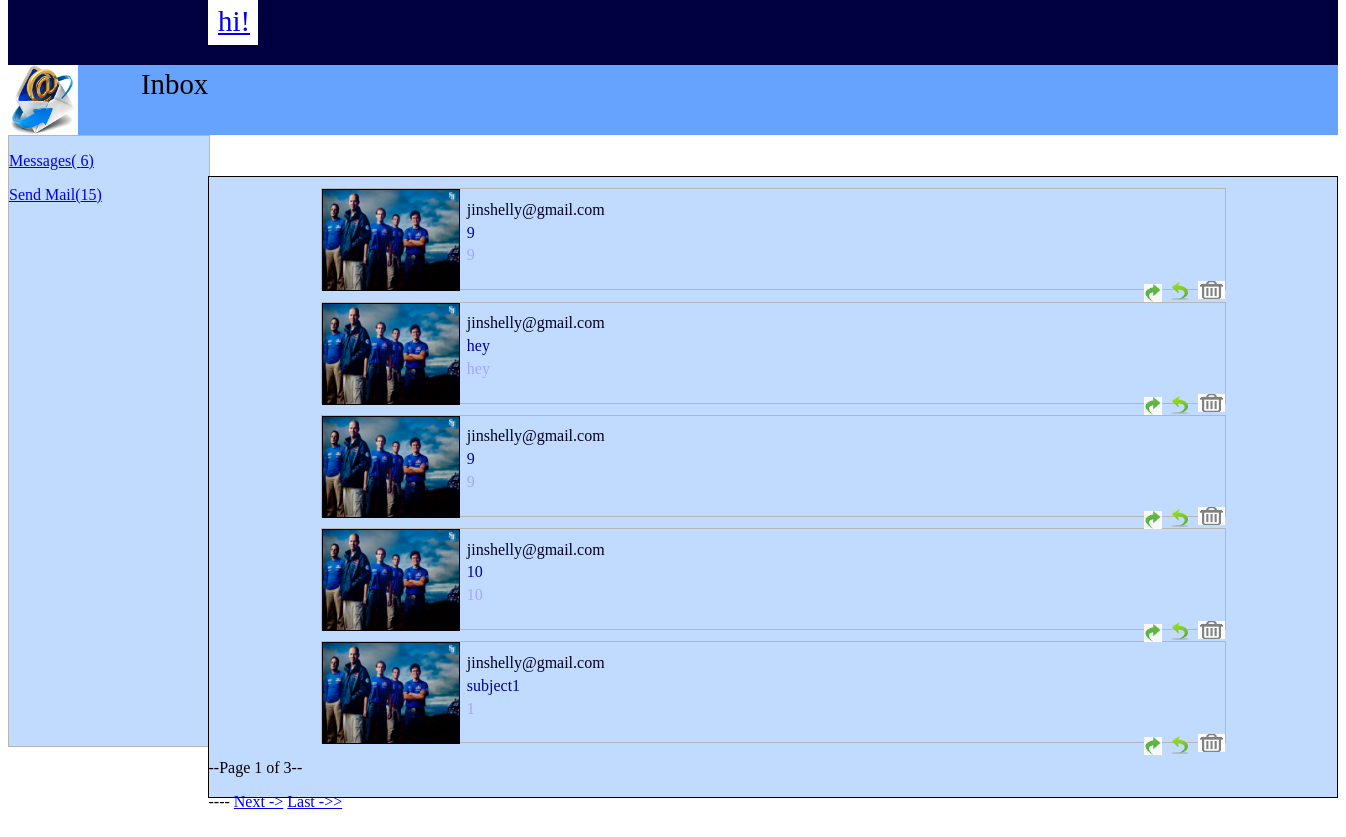
The page /php/showSendMessages.php (signed in) on the database its author committed.
### tables this page shows
CREATE TABLE IF NOT EXISTS `message` (
  `Message_id` varchar(100) NOT NULL,
  `Sender_Email_Id` varchar(100) NOT NULL,
  `Sender_subject` varchar(100) DEFAULT NULL,
  `MessageToMailId` text,
  `ReplyToMailId` text,
  `messageInInbox` text,
  PRIMARY KEY (`Message_id`)
);

### php/showSendMessages.php (the view, shortened to what this page needs)
<!DOCTYPE html>
<html>
<head>
		<link rel="stylesheet" type="text/css" href="../css/ShowMessages.css" media="screen" />
</head>
<body>
		<div id="showMessages_MainDiv">
		<div id="header_main_container">
		        		      <div id="hi_container">
		        		      		<p class="hi">
		        		      		    <a href="../ui/HomePage.php">
		        		      				hi!
		        		      		    </a>
		        		      		</p>
		                 	  </div>
		</div>
		<div class="inbox_main_div">
		        <div class="inbox_title_div">
			        <div class="inbox_image">
                        <img src="../image/inbox3.jpg" alt="inbox_image" width='100%' height='100%' >
			        </div>
			        <p id="image_name">Inbox</p>
		        </div>
		        <div class="inboxSummary">
				        <div class="inboxSummaryLeft">
				                <a href="../php/showMessages.php" tite="show_inbox_messages" class="show_inbox_messages">
				        		<p class="message">Messages(<?php
				        											$dbConn2=connectToDb();
				        											$senderEmailId=$_SESSION['login_username'];
				        											$mail_query_countng = "select * from message where MessageToMailId='$senderEmailId'";
				        											$mssages_mail_result = mysqli_query($dbConn2,$mail_query_countng);
				        		                                    $message_mail_row_cnt = mysqli_num_rows($mssages_mail_result);
			            											echo $message_mail_row_cnt;
				        		?>)
				        		</a>
				        		<p class="sendMessages">
				        		<a href="../php/showSendMessages.php" tite="show_inbox_messages" class="show_inbox_messages">
				        		Send Mail(<?php
				        			                                    $dbConn1=connectToDb();
				        												$senderEmailId=$_SESSION['login_username'];
				        		                                        $query_send_mail_countng = "select * from message where Sender_Email_Id='$senderEmailId'";
				        		                                        $send_mail_result = mysqli_query($dbConn1,$query_send_mail_countng);
				        		                                        $send_mail_row_cnt = mysqli_num_rows($send_mail_result);
			            												echo $send_mail_row_cnt;
				        		?>)
				        		</a>
				        		</p>
				        </div>
		        </div>
		        <div class="resultOfMessages">
		                                        <?php
		                                                $rec_limit = 5;
		                                                if($send_mail_row_cnt!=0){
		                                                						$last = ceil($send_mail_row_cnt/$rec_limit);
								                                                if (!(isset($pagenum))){
																				 						$pagenum = 1;
																				}
																			 	$max = 'limit ' .($pagenum - 1) * $rec_limit .',' .$rec_limit;
																			 	$query="select * from message where Sender_Email_Id='$senderEmailId'
																                       $max";
								                                                $mssages_result = mysqli_query($dbConn2,$query);
																                while ($row1 = mysqli_fetch_array($mssages_result)){
								                                						createSearchIdDiv($row1['Sender_subject'],$row1['messageInInbox'],$row1['Sender_Email_Id'],$row1['Message_id']);
																				}
																				echo "<p>"." --Page $pagenum of $last-- <p>";
						 														echo " ---- ";
						 														if ($pagenum == $last) {}
						 														else {
																			 			 $next = $pagenum+1;
																						 echo " <a href='{$_SERVER['PHP_SELF']}?pagenum=$next'>Next -></a> ";
																						 echo " <a href='{$_SERVER['PHP_SELF']}?pagenum=$last'>Last ->></a> ";
																			 		 }
		                                                }
				        						?>
		        </div>
        </div>
</body>
</html>
<?php
			function createSearchIdDiv($mailSubject,$mailInbox,$email_id,$message_id){
			?>
			<link rel="stylesheet" type="text/css" href="../css/AdvancedPage.css" media="screen" />
			<div class="searchId">
					<div class="search_profile_pic">
					        <a href="../ui/HomePage.php?user=<?php echo $email_id?>">
							<?php echo "<img id='profile_image' border='0' src='../uploadedImages/".$email_id.".jpg"."'
							             name='profile_pic'  width='100%' height='100%' >"?>
							</a>
					</div>
					<div class="search_result_desc">
							<p class="send_from">
											<?php echo $email_id?>
							</p>
							<p class="subject">
											<?php echo $mailSubject?>
							</p>
							<p class="inBox">
							    <?php echo $mailInbox?>
							</p>
					</div>
					<div class="delete_icon" >
					     <a href="../php/deleteAndReplyMail.php?action=delete&messageid=<?php echo $message_id?>">
					     <img src="../image/delete.jpg" alt="delete_image" width='100%' height='100%' title="Delete">
					     </a>
					</div>
					<div class="replyTo">
					    <a href="../php/deleteAndReplyMail.php?action=reply&messageid=<?php echo $message_id?>">
						<img src="../image/reply-to.png" alt="replyTo_image" width='100%' height='100%' title="Reply">
						</a>
					</div>
					<div class="forward">
					    <a href="../php/deleteAndReplyMail.php?action=forward&messageid=<?php echo $message_id?>">
						<img src="../image/forwardTo.jpg" name="Forward" alt="replyTo_image" width='100%' height='100%' title="Forward">
						</a>
					</div>
			</div>
	<?php
}
?>

### css/ShowMessages.css (style rules this page uses)
#header_main_container { background-color:#000040; height:90px; width:100%; }
#hi_container { height:50px; width:50px; position:absolute; background-color:#ffffff; margin-left:200px; margin-top:20px; }
.hi { font-family:"sans-serif"; font-style:"italic"; font-size: 1.8em; margin-left:10px; margin-top:10px; font-color:#000040; }
.inboxSummary { height:520px; }
.inboxSummaryLeft { border-style: solid; border-width: 1px; height:610px; width:200px; background-color:#C1DAFF; border-color:#B6B6B4; }
.inbox_title_div { height:70px; background-color:#66A3FF; }
.inbox_image { height:70px; width:70px; }
#image_name { margin-left:10%; margin-top:-5%; font-size: 1.8em; }
.resultOfMessages { border-style: solid; border-width: 1px; margin-left:15%; margin-top:-36%; height:620px; background-color: #C1DAFF; }
.send_from { margin-top:17%; color:#00001F; }
.subject { margin-top:-3%; color:#000099; }
.inBox { margin-top:-3%; color: #A6A6FF; }
.delete_icon { margin-left:97%; height:18px; }
.replyTo { margin-left:94%; height:18px; width:18px; margin-top:-1.8%; }
.forward { height:18px; width:18px; margin-left:91%; margin-top:-1.8%; }

### css/AdvancedPage.css (style rules this page uses)
#header_main_container { background-color:#000040; height:90px; width:100%; }
#hi_container { height:50px; width:50px; position:absolute; background-color:#ffffff; margin-left:200px; margin-top:20px; }
.hi { font-family:"sans-serif"; font-style:"italic"; font-size: 1.8em; margin-left:10px; margin-top:10px; font-color:#000040; }
.searchId { height:100px; width:80%; border-style: solid; border-width: 1px; margin-left:10%; margin-top:1%; border-color:#B6B6B4; }
.search_profile_pic { height:100%; width:15%; border-style: solid; border-width: 1px; }
.search_result_desc { margin-left:16%; margin-top:-17%; height:80px; width:370px; }

### rows shown on the page
message: Sender_Email_Id (picture), Sender_Email_Id "jinshelly@gmail.com", Sender_subject "9", messageInInbox "9"
message: Sender_Email_Id (picture), Sender_Email_Id "jinshelly@gmail.com", Sender_subject "hey", messageInInbox "hey"
message: Sender_Email_Id (picture), Sender_Email_Id "jinshelly@gmail.com", Sender_subject "9", messageInInbox "9"
message: Sender_Email_Id (picture), Sender_Email_Id "jinshelly@gmail.com", Sender_subject "10", messageInInbox "10"
message: Sender_Email_Id (picture), Sender_Email_Id "jinshelly@gmail.com", Sender_subject "subject1", messageInInbox "1"

### other values the page prints
$message_mail_row_cnt "6"
$send_mail_row_cnt "15"
$pagenum "1"
$last "3"
